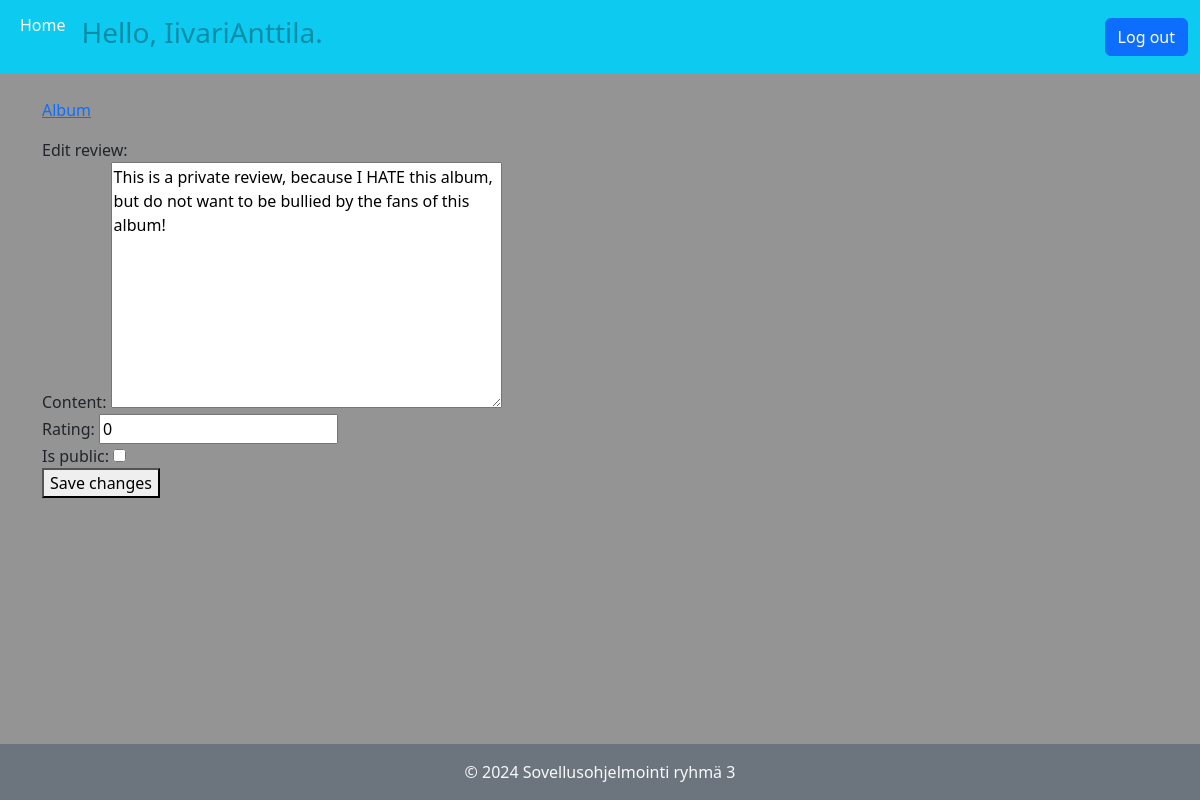
Page /edit_review/2/ (signed in) on the committed database.
### music_app/models.py (models this page shows, shortened)
class Review(models.Model):
    content_type = models.ForeignKey(ContentType, on_delete=models.CASCADE) # Song or album?
    object_id = models.PositiveIntegerField() # ID of song or album
    target_object = GenericForeignKey('content_type', 'object_id')
    content = models.TextField()
    rating = models.IntegerField(default=0,
                                validators=[
                                    MaxValueValidator(10),
                                    MinValueValidator(0),
                                ])
    date_created = models.DateField(auto_now_add=True)
    is_public = models.BooleanField(default=False) # Public means other users can see this review
    creator = models.ForeignKey(User, on_delete=models.CASCADE)

### music_app/views.py (the view, shortened to what this page needs)
# urls.py: path('edit_review/<int:review_id>/', views.edit_review, name='edit_review'),
@login_required
def edit_review(request, review_id):
    review = get_object_or_404(Review, id=review_id)
    if request.user != review.creator:
        raise Http404
    if request.method != 'POST':
        form = ReviewForm(instance=review)
    context = {'review': review,
               'type': review.content_type.name.lower(),
               'object': get_object_or_404(review.content_type.model_class(),
                                           id=review.object_id),
               'form': form}
    return render(request, 'music_app/edit_review.html', context)

### music_app/forms.py
class ReviewForm(forms.ModelForm):
    class Meta:
        model = Review
        fields = ['content', 'rating', 'is_public']

### music_app/templates/music_app/edit_review.html (shortened to what this page needs)
{% extends "music_app/base.html" %}
{% block content %}
    {% if type == "album" %}
        <p><a href="{% url 'music_app:track_list' object.id %}">
            {{ type|title }}
        </a></p>
    {% else %}
        <p><a href="{% url 'music_app:track_details' object.id %}">
            {{ type|title }}
        </a></p>
    {% endif %}
    <div>Edit review:</div>
    <form action="{% url 'music_app:edit_review' review.id %}" method="post">
        {{ form.as_div }}
        <button name="submit">Save changes</button>
    </form>
{% endblock content %}

### music_app/templates/music_app/base.html (shortened to what this page needs)
<!DOCTYPE html>
<html lang="en">
<head>
    {% load bootstrap5 %}
    {% bootstrap_css %}
</head>
<body>
    <header>
        <nav class="navbar navbar-expand-lg navbar-info bg-info">
            <div class="container-fluid">
                <div class="collapse navbar-collapse" id="navbarNav">
                    <ul class="navbar-nav me-auto">
                        <li class="nav-item">
                            <a class="nav-link text-light h3" href="{% url 'music_app:index' %}">Home</a>
                        </li>
                        {% if user.is_authenticated %}
                            <li class="nav-item text-light h3">
                                <span class="nav-link disabled ">Hello, {{ user.username }}.</span>
                            </li>
                        {% endif %}
                    </ul>
                    {% if user.is_authenticated %}
                    <form action="{% url 'accounts:logout' %}" method="post" class="d-flex ms-auto">
                        <button class="btn btn-primary">Log out</button>
                    </form>
                    {% endif %}
                </div>
            </div>
        </nav>
    </header>
    <main class="container my-4">
        {% block content %}
        {% endblock %}
    </main>
    <footer class="bg-secondary text-center py-3">
        <p class="mb-0 text-light">&copy; 2024 Sovellusohjelmointi ryhmä 3</p>
    </footer>
</body>
</html>

### music_app/templates/music_app/base.html (style rules this page uses)
body { display: flex; flex-direction: column; min-height: 100vh; margin: 0; background-color: #949494 ; }
main { flex: 1; }

### rows in the picture
Review: content "This is a private review, because I HATE this album, but do not want to be bullied by the fans of this album!", rating "0"

### other values in the picture
{{ user.username }} "IivariAnttila"
{{ type|title }} "Album"
